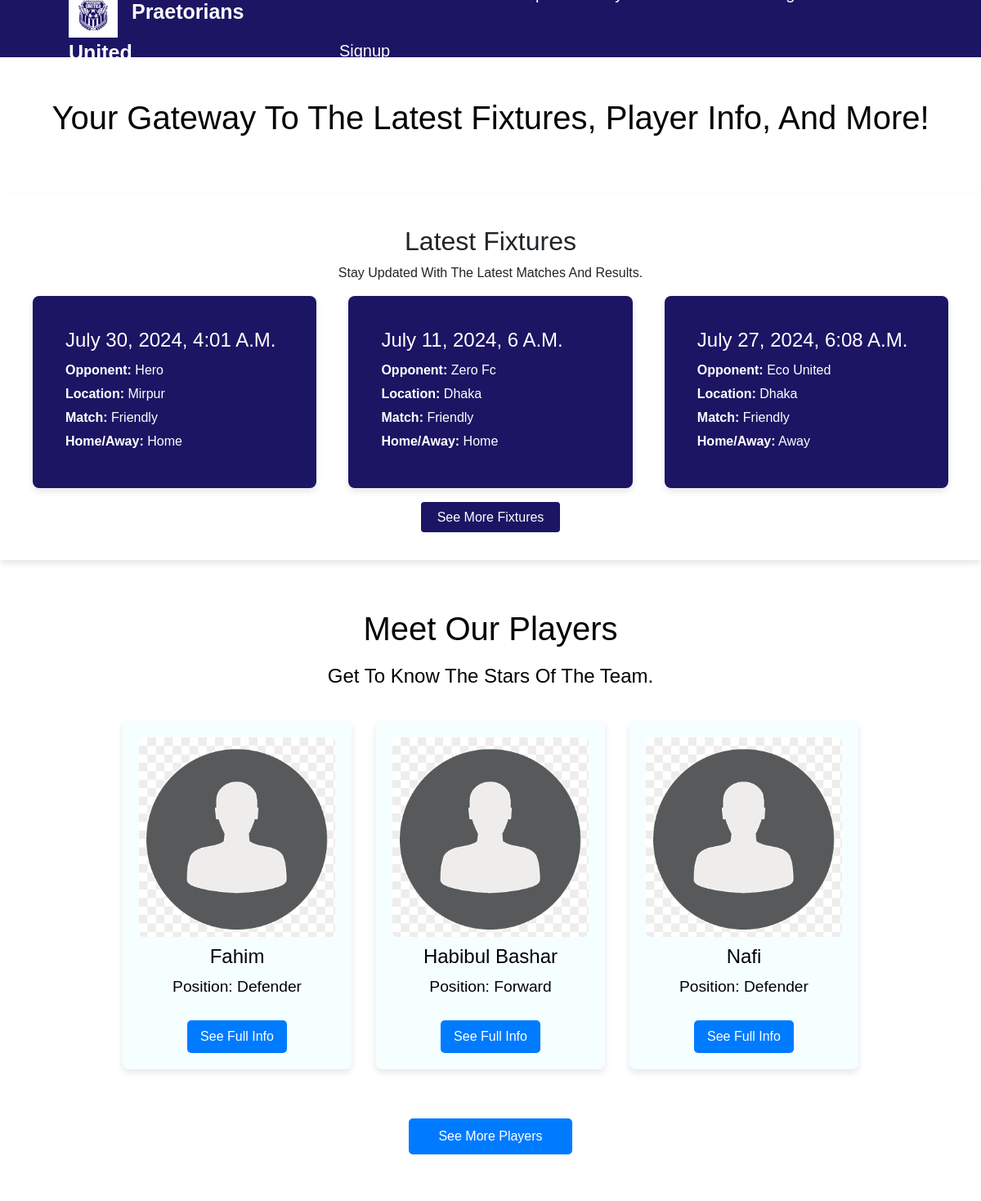
Before: / (upper part) with the older database file.
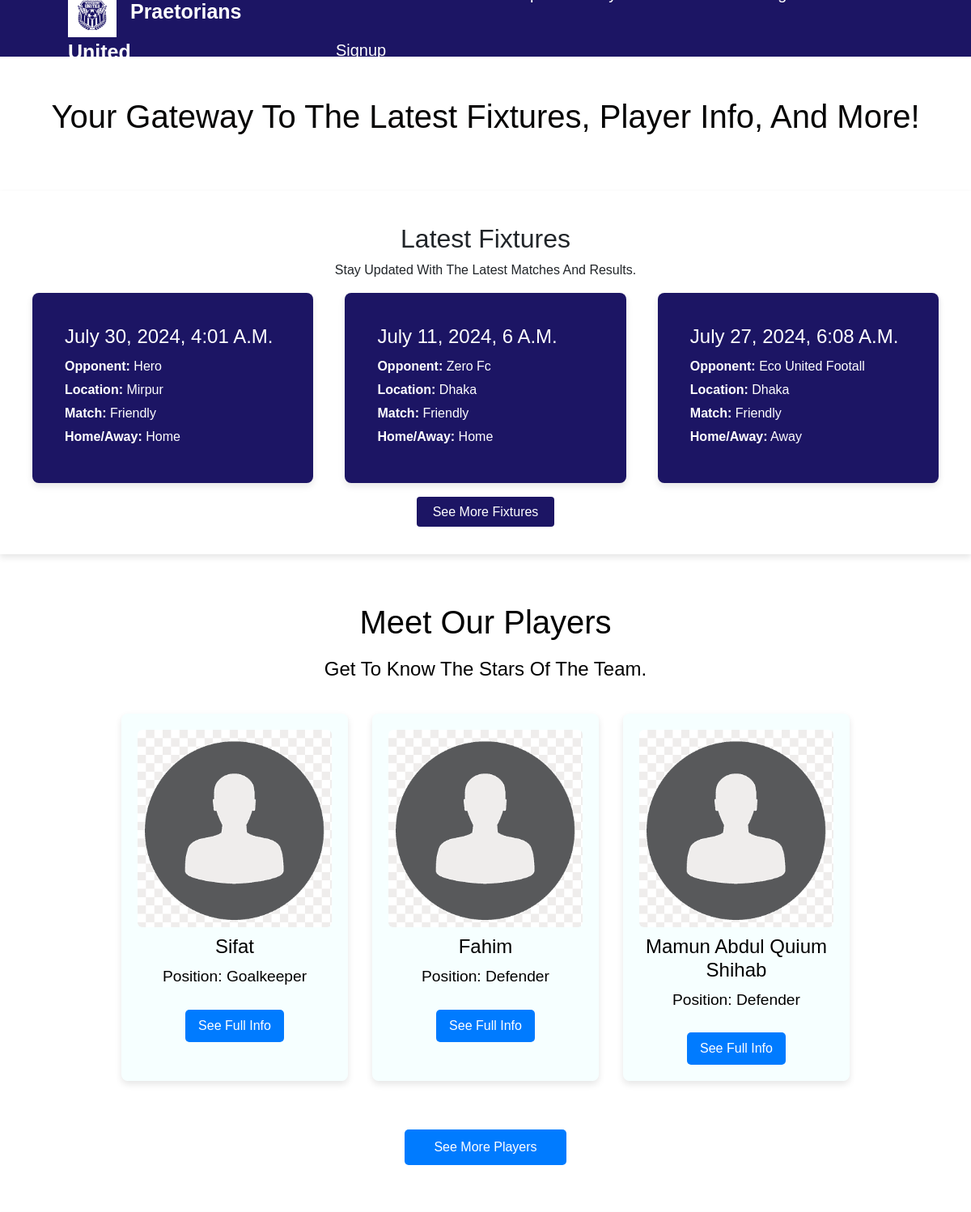
After: the same page with the newer database file.
### club/models.py (models this page shows, shortened)
class Fixture(models.Model):
    myTeam = models.CharField(max_length=100,default = None,null=True)
    opponent = models.CharField(max_length=100,default = None)
    date = models.DateTimeField(default = None)
    location = models.CharField(max_length=200,default = None)
    type = models.CharField(max_length = 100,default = None)
    match = models.CharField(max_length = 200,default = None)

class Player(models.Model):
    GOALKEEPER = 'goalkeeper'
    DEFENDER = 'defender'
    MIDFIELDER = 'midfielder'
    FORWARD = 'forward'
    POSITION_CHOICES = [
        (GOALKEEPER, 'Goalkeeper'),
        (DEFENDER, 'Defender'),
        (MIDFIELDER, 'Midfielder'),
        (FORWARD, 'Forward'),
    ]
    name = models.CharField(max_length=100)
    bio = models.TextField(null=True)
    kit = models.IntegerField(unique=True)
    position = models.CharField(
        max_length=50,
        choices=POSITION_CHOICES,
        default=MIDFIELDER,
    )
    age = models.IntegerField()
    team = models.CharField(max_length=100)
    dob = models.DateField()
    img = models.ImageField(upload_to='player_images/')
    nationality = models.CharField(max_length=100, null=True)
    nationality_image = models.ImageField(upload_to='player_nationality_images/', null=True)

### club/views.py (the view)
# urls.py: path('',views.home,name='home'),
def home(request):
    fixtures = Fixture.objects.all()[:3]
    players = Player.objects.all()[:3]
    news = News.objects.all().order_by('-created_at')[:3]
    jersey = Jersey.objects.all()
    footballAccessory = FootballAccessory.objects.all()
    turf = Turf.objects.all()
    data = {
        "fixtures": fixtures,
        "players": players,
        "news": news,
        "jersey": jersey,
        "footballAccessory": footballAccessory,
        "turf": turf,
    }
    return render(request, "index.html", data)

### templates/index.html (shortened to what this page needs)
{% extends "base.html" %}
{% load static %}
{% block content %}
    <section class="intro-section">
        <div class="intro-container">
            <h1>Your gateway to the latest fixtures, player info, and more!</h1>
        </div>
    </section>
    <section class="fixture-section">
        <div class="fixture-container">
            <h2>Latest Fixtures</h2>
            <p>Stay updated with the latest matches and results.</p>
            <div class="fixture-row">
                {% for fix in fixtures %}
                <div class="fixture-col-md-4 mb-4">
                    <div class="fixture-card">
                        <div class="fixture-card-body">
                            <h5 class="fixture-card-title">{{ fix.date }}</h5>
                            <p class="fixture-card-text"><strong>Opponent:</strong> {{ fix.opponent }}</p>
                            <p class="fixture-card-text"><strong>Location:</strong> {{ fix.location }}</p>
                            <p class="fixture-card-text"><strong>Match:</strong> {{ fix.match }}</p>
                            <p class="fixture-card-text"><strong>Home/Away:</strong> {{ fix.type }}</p>
                        </div>
                    </div>
                </div>
                {% endfor %}
            </div>
            <a href="{% url 'fixture' %}" class="fixture-btn ">See More Fixtures</a>
        </div>
    </section>
    <section class="player-section">
        <div class="player-container">
            <h2>Meet Our Players</h2>
            <h4>Get to know the stars of the team.</h4>
            <div class="player-row">
                {% for player in players %}
                <div class="player-col-md-4">
                    <div class="player-card">
                        <img src="{{ player.img.url }}" class="player-card-img-top" alt="Player 1">
                        <div class="player-card-body">
                            <h5 class="player-card-title">{{ player.name }}</h5>
                            <p class="player-card-text">Position: {{ player.position }}</p>
                            <a href="{% url 'player_detail' player.pk %}" class="player-list-btn btn-primary">See Full Info</a>
                        </div>
                    </div>
                </div>
                {% endfor %}
            </div>
            <a href="{% url 'player' %}" class="player-btn btn-primary">See More Players</a>
        </div>
    </section>
{% endblock %}

Changed rows visible on the page:
removed Player: img (placeholder picture), name "Habibul Bashar", position "Forward"
removed Player: img (placeholder picture), name "Nafi", position "Defender"
changed Fixture "Away": opponent "Eco United" → "Eco United Footall"
added Player: img (placeholder picture), name "Sifat", position "Goalkeeper"
added Player: img (placeholder picture), name "Mamun Abdul Quium Shihab", position "Defender"
